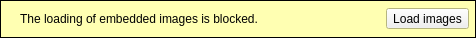
<?xml version="1.0" encoding="UTF-8"?>
<ui version="4.0">
 <class>RSImageBlockWidget</class>
 <widget class="QWidget" name="RSImageBlockWidget">
  <property name="geometry">
   <rect>
    <x>0</x>
    <y>0</y>
    <width>476</width>
    <height>38</height>
   </rect>
  </property>
  <property name="windowTitle">
   <string>Form</string>
  </property>
  <layout class="QHBoxLayout" name="RSImageBlockWidgetHLayout">
   <property name="spacing">
    <number>0</number>
   </property>
   <property name="leftMargin">
    <number>0</number>
   </property>
   <property name="topMargin">
    <number>0</number>
   </property>
   <property name="rightMargin">
    <number>0</number>
   </property>
   <property name="bottomMargin">
    <number>0</number>
   </property>
   <item>
    <widget class="QFrame" name="infoFrame">
     <property name="palette">
      <palette>
       <active>
        <colorrole role="Base">
         <brush brushstyle="SolidPattern">
          <color alpha="255">
           <red>255</red>
           <green>255</green>
           <blue>255</blue>
          </color>
         </brush>
        </colorrole>
        <colorrole role="Window">
         <brush brushstyle="SolidPattern">
          <color alpha="255">
           <red>255</red>
           <green>255</green>
           <blue>178</blue>
          </color>
         </brush>
        </colorrole>
       </active>
       <inactive>
        <colorrole role="Base">
         <brush brushstyle="SolidPattern">
          <color alpha="255">
           <red>255</red>
           <green>255</green>
           <blue>255</blue>
          </color>
         </brush>
        </colorrole>
        <colorrole role="Window">
         <brush brushstyle="SolidPattern">
          <color alpha="255">
           <red>255</red>
           <green>255</green>
           <blue>178</blue>
          </color>
         </brush>
        </colorrole>
       </inactive>
       <disabled>
        <colorrole role="Base">
         <brush brushstyle="SolidPattern">
          <color alpha="255">
           <red>255</red>
           <green>255</green>
           <blue>178</blue>
          </color>
         </brush>
        </colorrole>
        <colorrole role="Window">
         <brush brushstyle="SolidPattern">
          <color alpha="255">
           <red>255</red>
           <green>255</green>
           <blue>178</blue>
          </color>
         </brush>
        </colorrole>
       </disabled>
      </palette>
     </property>
     <property name="autoFillBackground">
      <bool>true</bool>
     </property>
     <property name="frameShape">
      <enum>QFrame::Box</enum>
     </property>
     <layout class="QHBoxLayout" name="infoFrameHLayout">
      <property name="leftMargin">
       <number>6</number>
      </property>
      <property name="topMargin">
       <number>6</number>
      </property>
      <property name="rightMargin">
       <number>6</number>
      </property>
      <property name="bottomMargin">
       <number>6</number>
      </property>
      <item>
       <widget class="QLabel" name="imageLabel">
        <property name="text">
         <string/>
        </property>
        <property name="pixmap">
         <pixmap resource="../images.qrc">:/images/imageblocked_24.png</pixmap>
        </property>
       </widget>
      </item>
      <item>
       <widget class="QLabel" name="infoLabel">
        <property name="text">
         <string>The loading of embedded images is blocked.</string>
        </property>
       </widget>
      </item>
      <item>
       <spacer name="infoFrameHSpacer">
        <property name="orientation">
         <enum>Qt::Horizontal</enum>
        </property>
        <property name="sizeHint" stdset="0">
         <size>
          <width>40</width>
          <height>20</height>
         </size>
        </property>
       </spacer>
      </item>
      <item>
       <widget class="QToolButton" name="loadImagesButton">
        <property name="text">
         <string>Load images</string>
        </property>
       </widget>
      </item>
     </layout>
    </widget>
   </item>
  </layout>
 </widget>
 <resources>
  <include location="../images.qrc"/>
 </resources>
 <connections/>
</ui>
